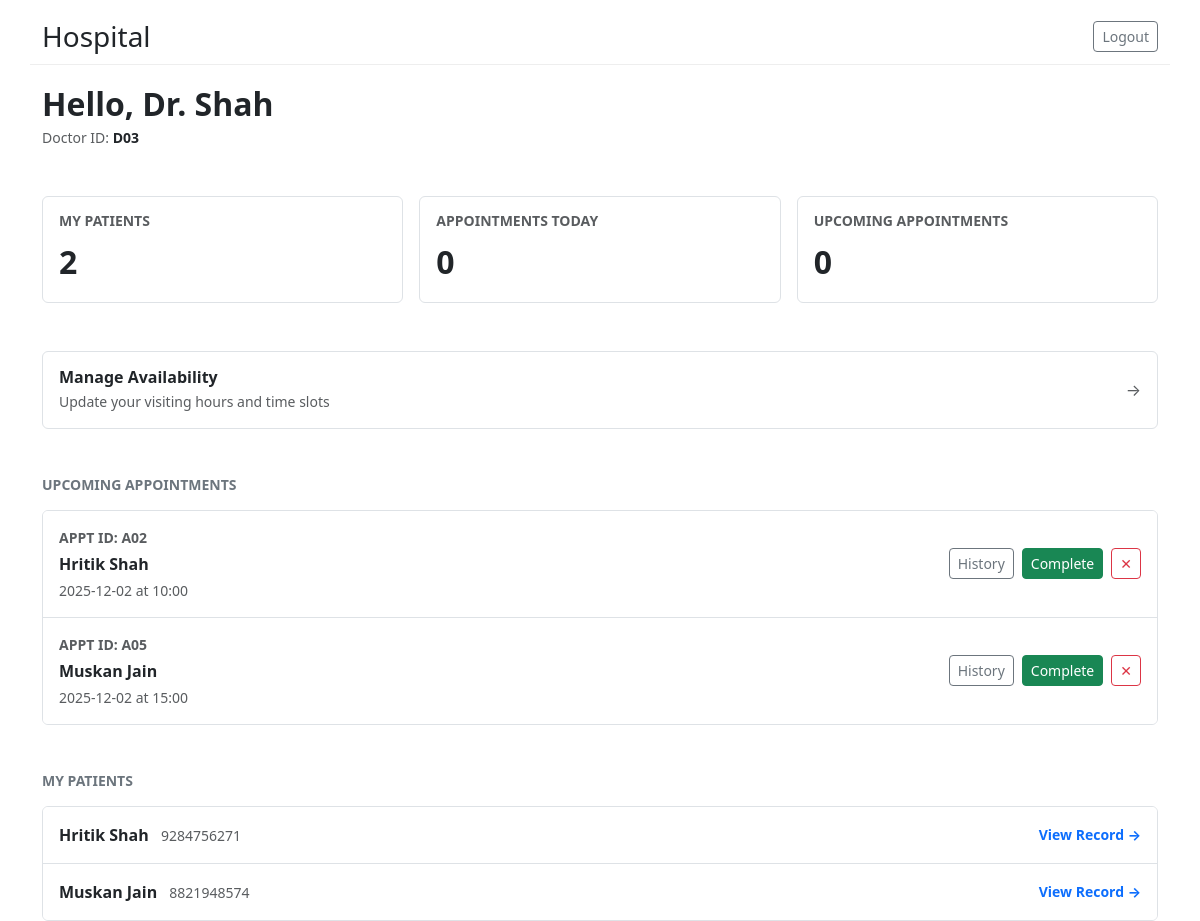
Before: /doctor/dashboard (signed in) with the older database file.
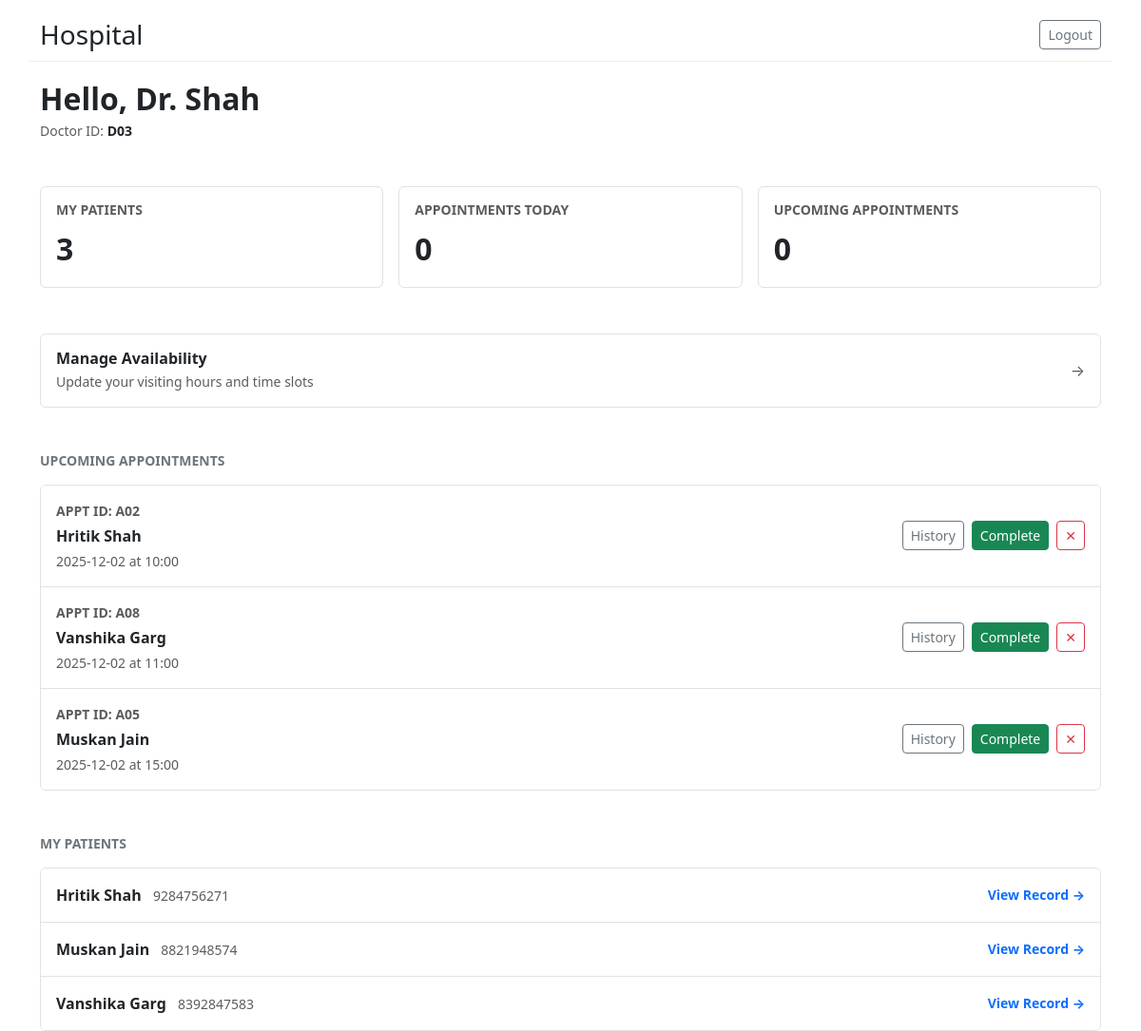
After: the same page with the newer database file.
### tables this page shows
CREATE TABLE appointments (
      id INTEGER PRIMARY KEY AUTOINCREMENT,
      patient_id INTEGER NOT NULL,
      doctor_id INTEGER NOT NULL,
      date TEXT NOT NULL,
      time TEXT NOT NULL,
      end_time TEXT,
      status TEXT NOT NULL DEFAULT 'Booked' CHECK(status IN ('Booked','Completed','Cancelled')),
      created_at TEXT NOT NULL,
      FOREIGN KEY(patient_id) REFERENCES patients(id),
      FOREIGN KEY(doctor_id) REFERENCES doctors(id)
    );

CREATE TABLE users (
      id INTEGER PRIMARY KEY AUTOINCREMENT,
      username TEXT UNIQUE NOT NULL,
      password_hash TEXT NOT NULL,
      role TEXT NOT NULL CHECK(role IN ('admin','doctor','patient')),
      full_name TEXT, email TEXT, phone TEXT, is_active INTEGER DEFAULT 1
    );

CREATE TABLE patients (
      id INTEGER PRIMARY KEY AUTOINCREMENT,
      user_id INTEGER UNIQUE NOT NULL,
      address TEXT, blood_group TEXT, emergency_contact TEXT, age INTEGER,
      FOREIGN KEY(user_id) REFERENCES users(id)
    );

### app.py (the view)
@app.route("/doctor/dashboard")
@login_required(role="doctor")
def doctor_dashboard():
    db = get_db()
    user_id = session["user_id"]
    doctor = db.execute("SELECT * FROM doctors WHERE user_id = ?", (user_id,)).fetchone()
    if not doctor:
        flash("Doctor profile not found.", "danger")
        return redirect(url_for("logout"))
    total_patients = db.execute("""
        SELECT COUNT(DISTINCT patient_id) c FROM appointments WHERE doctor_id = ?
    """, (doctor["id"],)).fetchone()["c"]
    active_count = db.execute("""
        SELECT COUNT(*) c FROM appointments
        WHERE doctor_id = ? AND datetime(date||' '||time) >= datetime('now') AND status='Booked'
    """, (doctor["id"],)).fetchone()["c"]
    today_count = db.execute("""
        SELECT COUNT(*) c FROM appointments
        WHERE doctor_id = ? AND date = ? AND status='Booked'
    """, (doctor["id"], date.today().isoformat())).fetchone()["c"]
    active_appts = db.execute("""
        SELECT a.id, a.date, a.time, a.end_time, a.status,
               p.id AS patient_id, u.full_name AS patient_name, u.phone AS patient_phone
        FROM appointments a
        JOIN patients p ON a.patient_id = p.id
        JOIN users u ON p.user_id = u.id
        WHERE a.doctor_id = ? AND a.status = 'Booked'
        ORDER BY a.date ASC, a.time ASC
    """, (doctor["id"],)).fetchall()
    patients = db.execute("""
        SELECT DISTINCT p.id AS patient_id, u.full_name, u.phone, u.email
        FROM appointments a
        JOIN patients p ON a.patient_id = p.id
        JOIN users u ON p.user_id = u.id
        WHERE a.doctor_id = ?
        ORDER BY u.full_name
    """, (doctor["id"],)).fetchall()
    return render_template("doctor_dashboard.html",
                           active_appts=active_appts,
                           patients=patients,
                           total_patients=total_patients,
                           active_count=active_count,
                           today_count=today_count,
                           doctor=doctor) # Pass doctor object for ID display

### app.py (called while the page is built, shortened)
def get_db():
    if "db" not in g:
        g.db = sqlite3.connect(DB_PATH, detect_types=sqlite3.PARSE_DECLTYPES)
        g.db.row_factory = sqlite3.Row
    return g.db

def login_required(role=None):
    from functools import wraps
    def decorator(f):
        @wraps(f)
        def wrapped(*args, **kwargs):
            if "user_id" not in session:
                return redirect(url_for("login"))
            return f(*args, **kwargs)
        return wrapped
    return decorator

### templates/doctor_dashboard.html
{% extends "base.html" %}
{% block content %}
<div class="mb-5">
  <h2 class="fw-bold mb-1">Hello, Dr. {{ session.get('full_name').split()[2] }}</h2>
  <div class="text-muted small">
      Doctor ID: <span class="fw-bold text-dark">D{{ "%02d" | format(doctor.id) }}</span>
  </div>
</div>
<div class="row g-3 mb-5">
  <div class="col-md-4">
    <div class="border rounded p-3 bg-white h-100 d-flex flex-column justify-content-between">
      <h6 class="text-uppercase text-muted fw-bold small mb-2">My Patients</h6>
      <div class="fs-2 fw-bold text-dark">{{ total_patients }}</div>
    </div>
  </div>
  <div class="col-md-4">
    <div class="border rounded p-3 bg-white h-100 d-flex flex-column justify-content-between">
      <h6 class="text-uppercase text-muted fw-bold small mb-2">Appointments Today</h6>
      <div class="fs-2 fw-bold text-dark">{{ today_count }}</div>
    </div>
  </div>
  <div class="col-md-4">
    <div class="border rounded p-3 bg-white h-100 d-flex flex-column justify-content-between">
      <h6 class="text-uppercase text-muted fw-bold small mb-2">Upcoming Appointments</h6>
      <div class="fs-2 fw-bold text-dark">{{ active_count }}</div>
    </div>
  </div>
</div>
<div class="mb-5">
  <a href="{{ url_for('doctor_availability') }}" class="d-block text-decoration-none bg-white border rounded p-3 d-flex justify-content-between align-items-center">
    <div>
      <h6 class="fw-bold text-dark mb-1">Manage Availability</h6>
      <div class="small text-muted">Update your visiting hours and time slots</div>
    </div>
    <div class="text-muted">&rarr;</div>
  </a>
</div>
<div class="d-flex justify-content-between align-items-center mb-3">
  <h6 class="fw-bold text-uppercase text-secondary small mb-0">Upcoming Appointments</h6>
</div>
<div class="border rounded overflow-hidden mb-5">
  <div class="list-group list-group-flush">
    {% if active_appts %}
      {% for a in active_appts %}
        <div class="list-group-item p-3 d-flex justify-content-between align-items-center">
          <div>
            <div class="small text-muted mb-1 fw-bold">APPT ID: A{{ "%02d" | format(a.id) }}</div>
            <div class="fw-bold text-dark mb-1">{{ a.patient_name }}</div>
            <div class="small text-muted">{{ a.date }} at {{ a.time }}</div>
          </div>
          <div class="d-flex gap-2">
             <a class="btn btn-sm btn-outline-secondary" href="{{ url_for('doctor_view_patient_history', patient_id=a.patient_id) }}">History</a>
             <a class="btn btn-sm btn-success" href="{{ url_for('doctor_complete_appointment', appointment_id=a.id) }}">Complete</a>
             <form method="post" action="{{ url_for('doctor_cancel_appointment', appointment_id=a.id) }}" onsubmit="return confirm('Cancel?');">
                <button class="btn btn-sm btn-outline-danger">✕</button>
             </form>
          </div>
        </div>
      {% endfor %}
    {% else %}
      <div class="p-4 text-center text-muted small">No active appointments.</div>
    {% endif %}
  </div>
</div>
<div class="d-flex justify-content-between align-items-center mb-3">
  <h6 class="fw-bold text-uppercase text-secondary small mb-0">My Patients</h6>
</div>
<div class="border rounded overflow-hidden">
  <div class="list-group list-group-flush">
    {% if patients %}
      {% for p in patients %}
        <a href="{{ url_for('doctor_view_patient_history', patient_id=p.patient_id) }}" class="list-group-item list-group-item-action p-3 d-flex justify-content-between align-items-center">
          <div>
            <span class="fw-bold text-dark">{{ p.full_name }}</span>
            <span class="text-muted small ms-2">{{ p.phone or '' }}</span>
          </div>
          <small class="text-primary fw-bold">View Record &rarr;</small>
        </a>
      {% endfor %}
    {% else %}
      <div class="p-4 text-center text-muted small">No patients assigned yet.</div>
    {% endif %}
  </div>
</div>
{% endblock %}

Changed rows visible on the page:
added appointments: id "08", patient_name "Vanshika Garg", date "2025-12-02", time "11:00"
now on this page (row edited): patients: full_name "Vanshika Garg", phone "8392847583"
Other visible differences:
{{ total_patients }}: "2" → "3"
